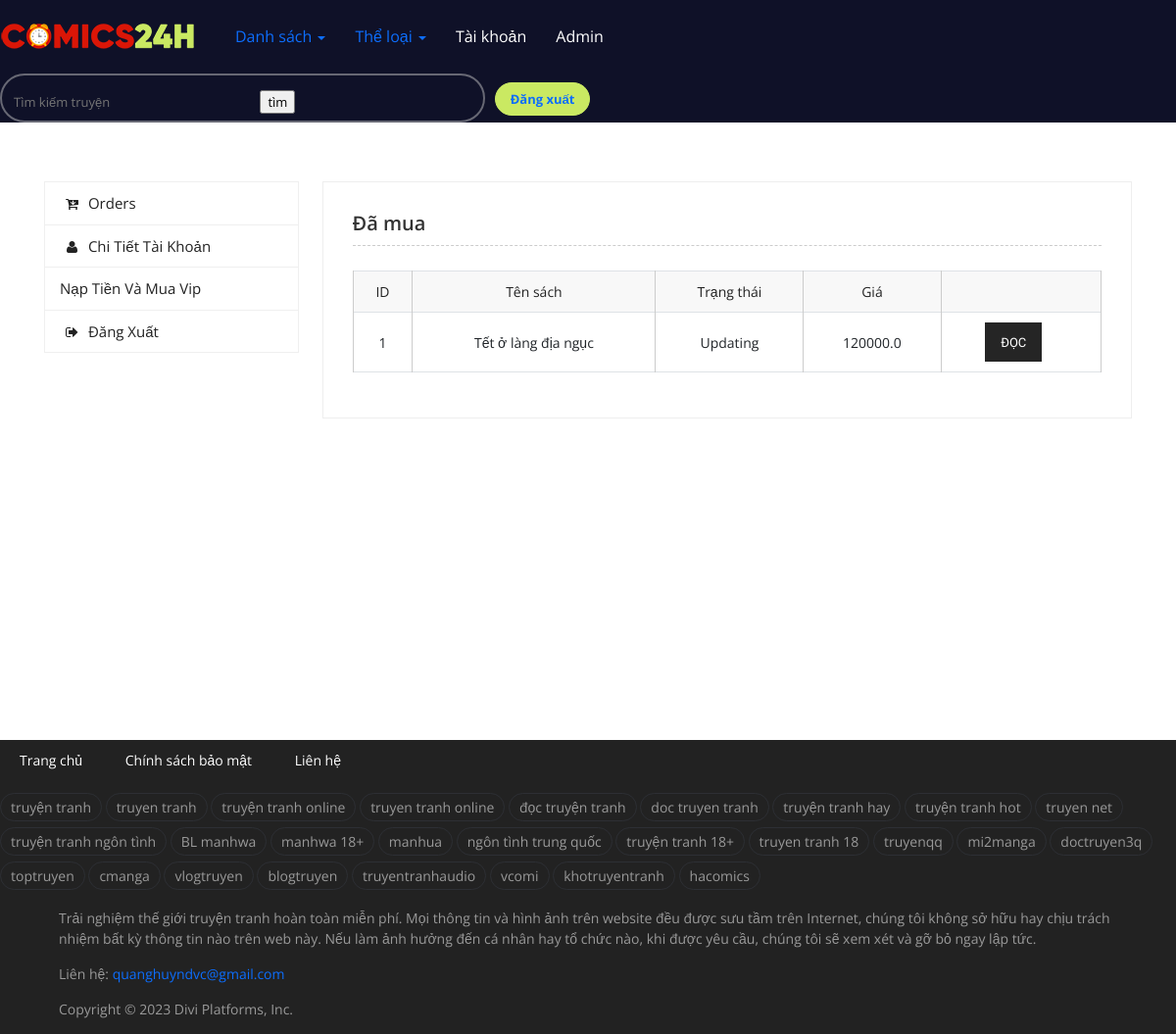
Page /user/ (signed in) on the committed database.
### Book/models.py (models this page shows, shortened)
class Book(models.Model):
    name = models.CharField(max_length=255)
    author = models.ForeignKey(Author, on_delete=models.CASCADE)
    categories = models.ManyToManyField(Category)
    alias = models.CharField(max_length=255, null=True, blank=True)
    view = models.BigIntegerField(default=0)
    status_choose = (
        (0, 'Updating'),
        (1, 'Finished'),
        (2, 'Dropped'),
        (3, 'Coming Soon')
    )
    status = models.IntegerField(choices=status_choose, default=0)
    avatar = models.ImageField()
    des = models.TextField(null=True, blank=True)
    price = models.FloatField(default=0)
    bought_user = models.TextField(default='@')
    keyword = models.CharField(max_length=255, null=True, blank=True)
    created_at = models.DateTimeField(auto_now_add=True)
    updated_at = models.DateTimeField(null=True, blank=True)
    deleted_at = models.DateTimeField(null=True, blank=True)
    object = models.Manager()
    class Meta:
        db_table = 'Books'

### User/views.py (the view)
# urls.py: path('', views.UserView.as_view(), name='user'),
class UserView(LoginRequiredMixin, View):
    login_url = '/user/login/'
    def get(self, request):
        user = request.user
        bought_book_ids = user.bought_book.split('@')[1:-1]
        bought_book_list = []
        for id in bought_book_ids:
            bought_book_list.append(Book.object.get(id=int(id)))
        bought_book_list = sorted(bought_book_list, key=lambda x: x.name)
        data = {'BoughtBooks': bought_book_list}
        return render(request, 'user.html', data)

### templates/user.html (shortened to what this page needs)
{% extends "base.html" %}
{% load static %}
{% block content %}
<link rel="stylesheet" href="{% static 'css/bootstrap.min.css' %}">
<link rel="stylesheet" href="{% static 'css/meanmenu.min.css' %}">
<link rel="stylesheet" href="{% static 'css/owl.carousel.css' %}">
<link rel="stylesheet" href="{% static 'css/font-awesome.min.css' %}">
<link rel="stylesheet" href="{% static 'css/flexslider.css' %}">
<link rel="stylesheet" href="{% static 'css/chosen.min.css' %}">
<link rel="stylesheet" href="{% static 'css/main.css' %}">
<link rel="stylesheet" href="{% static 'css/responsive.css' %}">
<div class="my-account-wrapper mb-70" >
    <div class="container">
        <div class="section-bg-color">
            <div class="row">
                <div class="col-lg-12">
                    <div class="myaccount-page-wrapper">
                        <div class="row">
                            <div class="col-lg-3 col-md-4">
                                <div class="myaccount-tab-menu nav" role="tablist">
                                    <a href="#orders" data-bs-toggle="tab"><i class="fa fa-cart-arrow-down"></i>
                                        Orders</a>
                                    <a href="#account-info" data-bs-toggle="tab"><i class="fa fa-user"></i> Chi tiết tài khoản</a>
                                    <a href="#address-edit" data-bs-toggle="tab">
                                        Nạp Tiền và Mua Vip</a>
                                    <a href="{% url 'logout' %}"><i class="fa fa-sign-out"></i> Đăng xuất</a>
                                </div>
                            </div>
                            <div class="col-lg-9 col-md-8">
                                <div class="tab-content" id="myaccountContent">
                                    <div class="tab-pane fade show active" id="orders" role="tabpanel">
                                        <div class="myaccount-content">
                                            <h5>Đã mua</h5>
                                            <div class="myaccount-table table-responsive text-center">
                                                <table class="table table-bordered">
                                                    <thead class="thead-light">
                                                    <tr>
                                                        <th>ID</th>
                                                        <th>Tên sách</th>
                                                        <th>Trạng thái</th>
                                                        <th>Giá</th>
                                                        <th></th>
                                                    </tr>
                                                    </thead>
                                                    <tbody>
                                                    {% for book in BoughtBooks %}
                                                    <tr>
                                                        <td>{{book.id}}</td>
                                                        <td>{{book.name}}</td>
                                                        {% if book.status == 0 %}
                                                        <td>Updating</td>
                                                        {% elif book.status == 1 %}
                                                        <td>Finished</td>
                                                        {% elif book.status == 2 %}
                                                        <td>Dropped</td>
                                                        {% else %}
                                                        <td>Coming Soon</td>
                                                        {% endif %}
                                                        <td>{{book.price}}</td>
                                                        <td><a href="{% url 'book' book.id %}" class="btn btn-sqr">Đọc</a>
                                                        </td>
                                                    </tr>
                                                    {% endfor %}
                                                    </tbody>
                                                </table>
                                            </div>
                                        </div>
                                    </div>
                                    </div>
                                </div>
                            </div>
                        </div>
                    </div>
                </div>
            </div>
        </div>
    </div>
</div>
{% endblock %}

### rows in the picture
Book: id "1", name "Tết ở làng địa ngục", status "Updating", price "120000.0"
